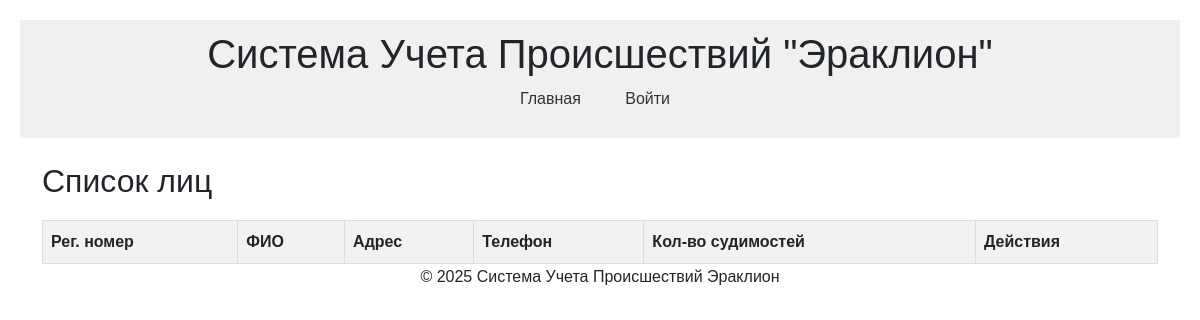
Before: /persons with the older database file.
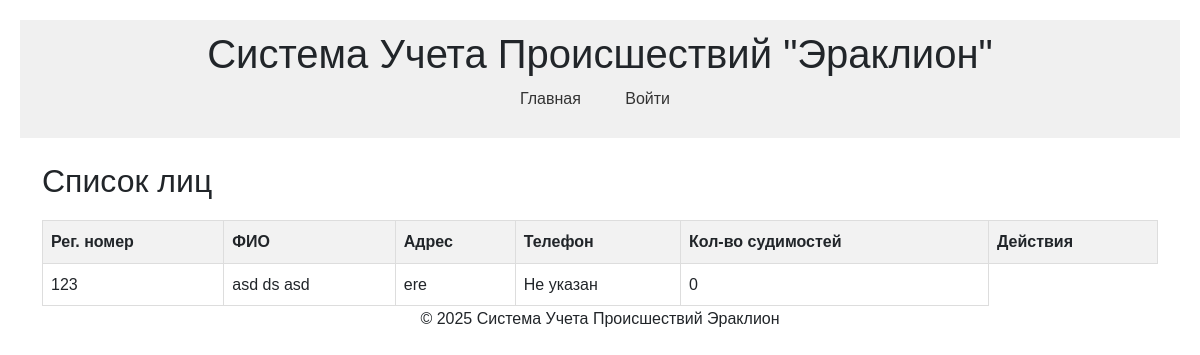
After: the same page with the newer database file.
### models.py (models this page shows, shortened)
class Person(db.Model):
    id = db.Column(db.Integer, primary_key=True)
    reg_number = db.Column(db.String(50), unique=True, nullable=False)
    first_name = db.Column(db.String(100), nullable=False)
    last_name = db.Column(db.String(100), nullable=False)
    patronymic = db.Column(db.String(100))
    address = db.Column(db.String(255))
    phone = db.Column(db.String(20))  # новое поле
    convictions_count = db.Column(db.Integer, default=0)
    incident_roles = db.relationship('IncidentPerson', backref='person', lazy='dynamic')

### routes.py (the view)
@login_required
@routes.route('/persons')
def list_persons():
    persons = Person.query.all()
    return render_template('persons/list_persons.html', persons=persons)

### templates/persons/list_persons.html (shortened to what this page needs)
{% extends "base.html" %}
{% block content %}
    <h2>Список лиц</h2>
    <table>
        <thead>
            <tr>
                <th>Рег. номер</th>
                <th>ФИО</th>
                <th>Адрес</th>
                <th>Телефон</th>
                <th>Кол-во судимостей</th>
                <th>Действия</th>
            </tr>
        </thead>
        <tbody>
            {% for person in persons %}
                <tr>
                    <td>{{ person.reg_number }}</td>
                    <td>{{ person.last_name }} {{ person.first_name }} {{ person.patronymic or '' }}</td>
                    <td>{{ person.address or 'Не указан' }}</td>
                    <td>{{ person.phone or 'Не указан' }}</td>
                    <td>{{ person.convictions_count }}</td>
                </tr>
            {% endfor %}
        </tbody>
    </table>
{% endblock %}

### templates/base.html (shortened to what this page needs)
<!DOCTYPE html>
<html lang="en">
<head>
    <link href="https://cdn.jsdelivr.net/npm/bootstrap@5.3.2/dist/css/bootstrap.min.css" rel="stylesheet">
    <link rel="stylesheet" href="{{ url_for('static', filename='css/style.css') }}">
</head>
<body>
    <header>
        <h1>Система Учета Происшествий "Эраклион"</h1>
        <nav>
            <ul>
                <li><a href="{{ url_for('routes.index') }}">Главная</a></li>
                {% if current_user.is_authenticated %}
                    <li><a href="{{ url_for('routes.list_incidents') }}">Происшествия</a></li>
                    <li><a href="{{ url_for('routes.list_persons') }}">Лица</a></li>
                    <li><a href="{{ url_for('routes.report_incident_count') }}">Отчеты</a></li>
                    <li><a href="{{ url_for('routes.logout') }}">Выйти</a></li>
                    <li>
                        <span>
                            {{ current_user.role }}
                        </span>
                    </li>
                {% else %}
                    <li>
                        <a href="{{ url_for('routes.login') }}">Войти</a>
                    </li>
                {% endif %}
            </ul>
        </nav>
    </header>
    <main>
        <div class="container mt-4">
            {% block content %}{% endblock %}
        </div>
    </main>
    <div class="footer-wrapper">
      <footer>
        <p>&copy; 2025 Система Учета Происшествий Эраклион</p>
      </footer>
    </div>
</body>
</html>

### static/css/style.css (style rules this page uses)
body { font-family: sans-serif; margin: 20px; line-height: 1.6; }
header { background-color: #f0f0f0; padding: 10px 0; text-align: center; margin-bottom: 20px; }
nav ul { list-style: none; padding: 0; }
nav ul li { display: inline; margin: 0 15px; }
nav a { text-decoration: none; color: #333; }
main { margin-top: 20px; }
table { width: 100%; border-collapse: collapse; margin-top: 20px; }
th, td { border: 1px solid #ddd; padding: 8px; text-align: left; }
th { background-color: #f2f2f2; }
a { color: #007bff; text-decoration: none; margin-right: 10px; }
.footer-wrapper { text-align: center; }

Changed rows visible on the page:
added Person: reg_number "123", last_name "asd", first_name "ds", patronymic "asd", address "ere", phone "Не указан", convictions_count "0"
